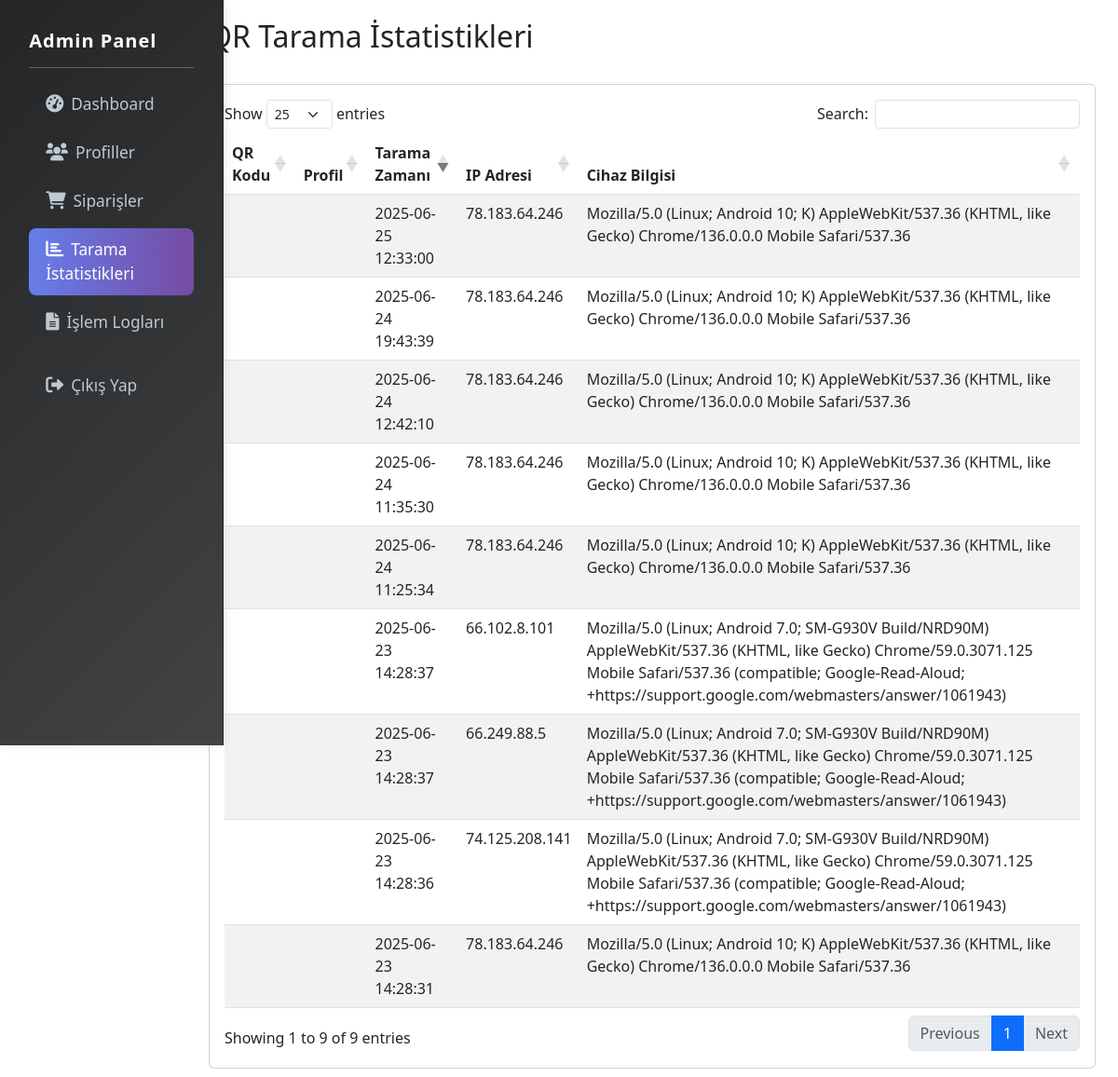
/admin/scan_statistics.php (signed in), run on the app's committed database.
### tables this page shows
CREATE TABLE `scan_statistics` (
  `id` int(11) NOT NULL,
  `qr_id` varchar(32) DEFAULT NULL,
  `scan_time` timestamp NULL DEFAULT current_timestamp(),
  `device_info` longtext DEFAULT NULL,
  `ip_address` varchar(45) DEFAULT NULL,
  `user_agent` mediumtext DEFAULT NULL
);

### config/site.php (called while the page is built, shortened)
<?php
function getBasePath() {
    return (isset($_SERVER['HTTP_HOST']) && strpos($_SERVER['HTTP_HOST'], 'localhost') !== false)
        ? SITE_BASE_PATH_DEV
        : SITE_BASE_PATH;
}
?>

### admin/scan_statistics.php (the view, shortened to what this page needs)
<?php
require_once __DIR__ . '/../config/site.php';
$db = Database::getInstance();
$connection = $db->getConnection();
$qr_id = isset($_GET['qr_id']) ? $_GET['qr_id'] : null;
$query = "
    SELECT
        ss.*,
        p.name as profile_name,
        q.id as qr_code
    FROM scan_statistics ss
    LEFT JOIN qr_codes q ON ss.qr_id = q.id
    LEFT JOIN profiles p ON q.profile_id = p.id
    " . ($qr_id ? "WHERE ss.qr_id = ?" : "") . "
    ORDER BY ss.scan_time DESC";
$stmt = $connection->prepare($query);
$stmt->execute();
$result = $stmt->get_result();
$statistics = [];
while ($row = $result->fetch_assoc()) {
    $statistics[] = $row;
}
?>
<!DOCTYPE html>
<html lang="tr">
<head>
    <link href="<?= getBasePath() ?>/assets/css/dashboard.css" rel="stylesheet">
    <link href="https://cdn.jsdelivr.net/npm/bootstrap@5.3.0/dist/css/bootstrap.min.css" rel="stylesheet">
    <link href="https://cdn.datatables.net/1.11.5/css/dataTables.bootstrap5.min.css" rel="stylesheet">
    <link href="https://cdnjs.cloudflare.com/ajax/libs/font-awesome/6.0.0/css/all.min.css" rel="stylesheet">
</head>
<body>
    <div class="container-fluid">
        <div class="row">
            <?php include __DIR__ . '/templates/sidebar.php'; ?>
            <div class="col-md-9 col-lg-10 ms-sm-auto main-content">
                <div class="container">
                    <div class="d-flex justify-content-between align-items-center mb-4">
                        <h2>QR Tarama İstatistikleri</h2>
                    </div>
                    <div class="card">
                        <div class="card-body">
                            <table id="statisticsTable" class="table table-striped">
                                <thead>
                                    <tr>
                                        <th>QR Kodu</th>
                                        <th>Profil</th>
                                        <th>Tarama Zamanı</th>
                                        <th>IP Adresi</th>
                                        <th>Cihaz Bilgisi</th>
                                    </tr>
                                </thead>
                                <tbody>
                                    <?php foreach ($statistics as $stat): ?>
                                        <?php
                                            $deviceInfo = json_decode($stat['device_info'], true);
                                            $userAgent = isset($deviceInfo['user_agent']) ? $deviceInfo['user_agent'] : $stat['user_agent'];
                                        ?>
                                        <tr>
                                            <td>
                                            </td>
                                            <td><?= htmlspecialchars($stat['profile_name']) ?></td>
                                            <td><?= htmlspecialchars($stat['scan_time']) ?></td>
                                            <td><?= htmlspecialchars($stat['ip_address']) ?></td>
                                            <td class="device-info" title="<?= htmlspecialchars($userAgent) ?>">
                                                <?= htmlspecialchars($userAgent) ?>
                                            </td>
                                        </tr>
                                    <?php endforeach; ?>
                                </tbody>
                            </table>
                        </div>
                    </div>
                </div>
            </div>
        </div>
    </div>
</body>
</html>

### admin/templates/sidebar.php (shortened to what this page needs)
<?php
$currentPage = basename($_SERVER['PHP_SELF']);
?>
<div class="col-md-2 col-sm-12 sidebar">
    <div class="p-3">
        <div class="d-flex justify-content-between align-items-center">
            <h5 class="mb-0">Admin Panel</h5>
        </div>
        <hr>
        <div class="collapse d-md-block" id="sidebarMenu">
            <ul class="nav flex-column">
                <li class="nav-item">
                    <a class="nav-link <?php echo $currentPage === 'dashboard.php' ? 'active' : ''; ?>" href="dashboard.php">
                        <i class="fas fa-tachometer-alt me-2"></i>Dashboard
                    </a>
                </li>
                <li class="nav-item">
                    <a class="nav-link <?php echo $currentPage === 'profiles.php' ? 'active' : ''; ?>" href="profiles.php">
                        <i class="fas fa-users me-2"></i>Profiller
                    </a>
                </li>
                <li class="nav-item">
                    <a class="nav-link <?php echo $currentPage === 'orders.php' ? 'active' : ''; ?>" href="orders.php">
                        <i class="fas fa-shopping-cart me-2"></i>Siparişler
                    </a>
                </li>
                <li class="nav-item">
                    <a class="nav-link <?php echo $currentPage === 'scan_statistics.php' ? 'active' : ''; ?>" href="scan_statistics.php">
                        <i class="fas fa-chart-bar me-2"></i>Tarama İstatistikleri
                    </a>
                </li>
                <li class="nav-item">
                    <a class="nav-link <?php echo $currentPage === 'logs.php' ? 'active' : ''; ?>" href="logs.php">
                        <i class="fas fa-file-alt me-2"></i>İşlem Logları
                    </a>
                </li>
                <li class="nav-item mt-3">
                    <a class="nav-link" href="logout.php">
                        <i class="fas fa-sign-out-alt me-2"></i>Çıkış Yap
                    </a>
                </li>
            </ul>
        </div>
    </div>
</div>

### assets/css/dashboard.css (style rules this page uses)
.sidebar { min-height: 100vh; background: linear-gradient(135deg, #232526 0%, #414345 100%); color: #fff; width: 240px !important; max-width: 240px; box-shadow: 2px 0 12px rgba(0,0,0,0.07); position: fixed; left: 0; top: 0; z-index: 1030; transition: all 0.3s cubic-bezier(.4,0,.2,1); border-right: 1px solid #232526; }
.sidebar .p-3 { padding: 2rem 1.2rem !important; }
.sidebar h5 { color: #fff; font-weight: 700; letter-spacing: 1px; }
.sidebar .nav-link { color: #bfc9d1; font-size: 1.08rem; border-radius: 8px; margin-bottom: 6px; padding: 10px 18px; transition: background 0.2s, color 0.2s; font-weight: 500; }
.sidebar .nav-link.active, .sidebar .nav-link:hover { background: linear-gradient(90deg, #667eea 0%, #764ba2 100%); color: #fff !important; box-shadow: 0 2px 8px rgba(102,126,234,0.08); }
.sidebar .nav-link i { margin-right: 8px; font-size: 1.1em; }
@media (min-width: 992px) { .main-content { margin-left: 240px !important; } }
.main-content { padding: 20px; }
.card { height: 100%; transition: all 0.3s ease; }

### data on the page
scan_statistics: scan_time "2025-06-25 12:33:00", ip_address "78.183.64.246", user_agent "Mozilla/5.0 (Linux; Android 10; K) AppleWebKit/537.36 (KHTML, like Gecko) Chrome/136.0.0.0 Mobile Safari/537.36"
scan_statistics: scan_time "2025-06-24 19:43:39", ip_address "78.183.64.246", user_agent "Mozilla/5.0 (Linux; Android 10; K) AppleWebKit/537.36 (KHTML, like Gecko) Chrome/136.0.0.0 Mobile Safari/537.36"
scan_statistics: scan_time "2025-06-24 12:42:10", ip_address "78.183.64.246", user_agent "Mozilla/5.0 (Linux; Android 10; K) AppleWebKit/537.36 (KHTML, like Gecko) Chrome/136.0.0.0 Mobile Safari/537.36"
scan_statistics: scan_time "2025-06-24 11:35:30", ip_address "78.183.64.246", user_agent "Mozilla/5.0 (Linux; Android 10; K) AppleWebKit/537.36 (KHTML, like Gecko) Chrome/136.0.0.0 Mobile Safari/537.36"
scan_statistics: scan_time "2025-06-24 11:25:34", ip_address "78.183.64.246", user_agent "Mozilla/5.0 (Linux; Android 10; K) AppleWebKit/537.36 (KHTML, like Gecko) Chrome/136.0.0.0 Mobile Safari/537.36"
scan_statistics: scan_time "2025-06-23 14:28:37", ip_address "66.102.8.101", userAgent "Mozilla/5.0 (Linux; Android 7.0; SM-G930V Build/NRD90M) AppleWebKit/537.36 (KHTML, like Gecko) Chrome/59.0.3071.125 Mobile Safari/537.36 (compatible; Google-Read-Aloud; +https://support.google.com/webmasters/answer/1061943)"
scan_statistics: scan_time "2025-06-23 14:28:37", ip_address "66.249.88.5", userAgent "Mozilla/5.0 (Linux; Android 7.0; SM-G930V Build/NRD90M) AppleWebKit/537.36 (KHTML, like Gecko) Chrome/59.0.3071.125 Mobile Safari/537.36 (compatible; Google-Read-Aloud; +https://support.google.com/webmasters/answer/1061943)"
scan_statistics: scan_time "2025-06-23 14:28:36", ip_address "74.125.208.141", userAgent "Mozilla/5.0 (Linux; Android 7.0; SM-G930V Build/NRD90M) AppleWebKit/537.36 (KHTML, like Gecko) Chrome/59.0.3071.125 Mobile Safari/537.36 (compatible; Google-Read-Aloud; +https://support.google.com/webmasters/answer/1061943)"
scan_statistics: scan_time "2025-06-23 14:28:31", ip_address "78.183.64.246", user_agent "Mozilla/5.0 (Linux; Android 10; K) AppleWebKit/537.36 (KHTML, like Gecko) Chrome/136.0.0.0 Mobile Safari/537.36"
